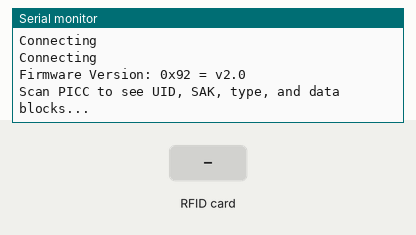
A sketch run on a simulated ESP8266 (NodeMCU). Shown: the last lines printed to the serial monitor. Inputs (shaded band) come from the test bench. WiFi joins after 1.5 s; servers stay silent unless stated; uploads are accepted with an empty reply.

Above: at 2.7 s.
2.8 s: RFID card 5E 7A 19 C4 held to the reader
At 3.6 s:
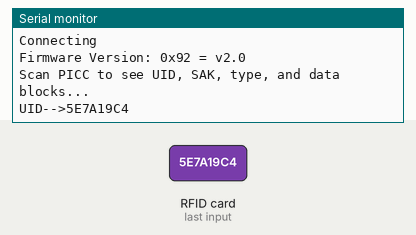
At 4.7 s:
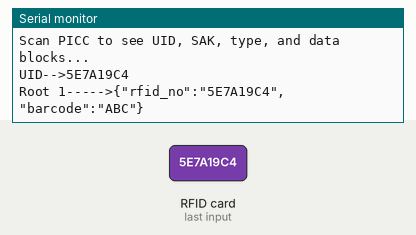

The sketch:

sketch_may23a.ino
```cpp
#include <ArduinoJson.h>
#include <SPI.h>
#include <MFRC522.h>
#include <ESP8266HTTPClient.h>
#include <ESP8266WiFi.h>
#define RST_PIN         5          // Configurable, see typical pin layout above
#define SS_PIN          15         // Configurable, see typical pin layout above

MFRC522 mfrc522(SS_PIN, RST_PIN);  // Create MFRC522 instance
String payload="";
String content="";
int hCode;
StaticJsonBuffer<200> jsonBuffer;
HTTPClient ati,cfe;
void setup() {
  Serial.begin(9600);   // Initialize serial communications with the PC
  WiFi.begin("Moto G (4) 8562","qwertybnm");
  while(WiFi.status()!=WL_CONNECTED){
    delay(500);
    Serial.println("Connecting");
    }

  while (!Serial);    // Do nothing if no serial port is opened (added for Arduinos based on ATMEGA32U4)
  SPI.begin();      // Init SPI bus
  mfrc522.PCD_Init();   // Init MFRC522
  mfrc522.PCD_DumpVersionToSerial();  // Show details of PCD - MFRC522 Card Reader details
  Serial.println(F("Scan PICC to see UID, SAK, type, and data blocks..."));
}

void loop() {
  // Reset the loop if no new card present on the sensor/reader. This saves the entire process when idle.
  if ( ! mfrc522.PICC_IsNewCardPresent()) {
    return;
  }

  // Select one of the cards
  if ( ! mfrc522.PICC_ReadCardSerial()) {
    return;
  }

  for(byte i=0; i<mfrc522.uid.size; i++){
    content.concat(String(mfrc522.uid.uidByte[i],HEX));
    }
  content.toUpperCase();
  Serial.println("UID-->"+content);//rfid_no
  delay(1000);


  while(content!=""){
  ati.begin("http://54.189.131.192:8192/inventory");
  ati.addHeader("Content-Type","application/json");
  JsonObject& root=jsonBuffer.createObject();
  root["rfid_no"]=content;
  root["barcode"]="ABC";
  String root1="";
  root.printTo(root1);
  //String root1="{\"rfid_no\":"+content+"}";
  Serial.println("Root 1----->"+root1);
   hCode= ati.POST(root1);
   content="";
   if(hCode>0){
   payload =ati.getString();
   Serial.println(payload);
   if (payload.equalsIgnoreCase("OK")){
   Serial.println("Successfully posted at ATI");
   Serial.println("hcode---->"+hCode);
   content="";
    }
   }
    delay(2000);
    ati.end();

  if(payload.equalsIgnoreCase("Exist")){
  cfe.begin("http://54.189.131.192:8192/exit");
  cfe.addHeader("Content-Type","application/json");
  JsonObject& root_cfe=jsonBuffer.createObject();
  root_cfe["rfid_no"]=content;
  String root2="";
  root_cfe.printTo(root2);
  //String root2="{\"rfid_no\":"+content+"}";
  Serial.println("Root 2----->"+root2);
   hCode= cfe.POST(root2);
   if(hCode>0){
   payload =cfe.getString();
   Serial.println(payload);
   if(payload.equalsIgnoreCase("OK_INV")){
    Serial.println("Posted at CFE");
    content="";
    }
   }else{
    Serial.println("Failed at CFE object");
    Serial.println(hCode);
    content="";
    }
    delay(2000);
  cfe.end();
   }
}
 delay(100);
  }
```

Measured:
- after the input at 2.8 s, the serial monitor: prints a new line at once (image 1)
